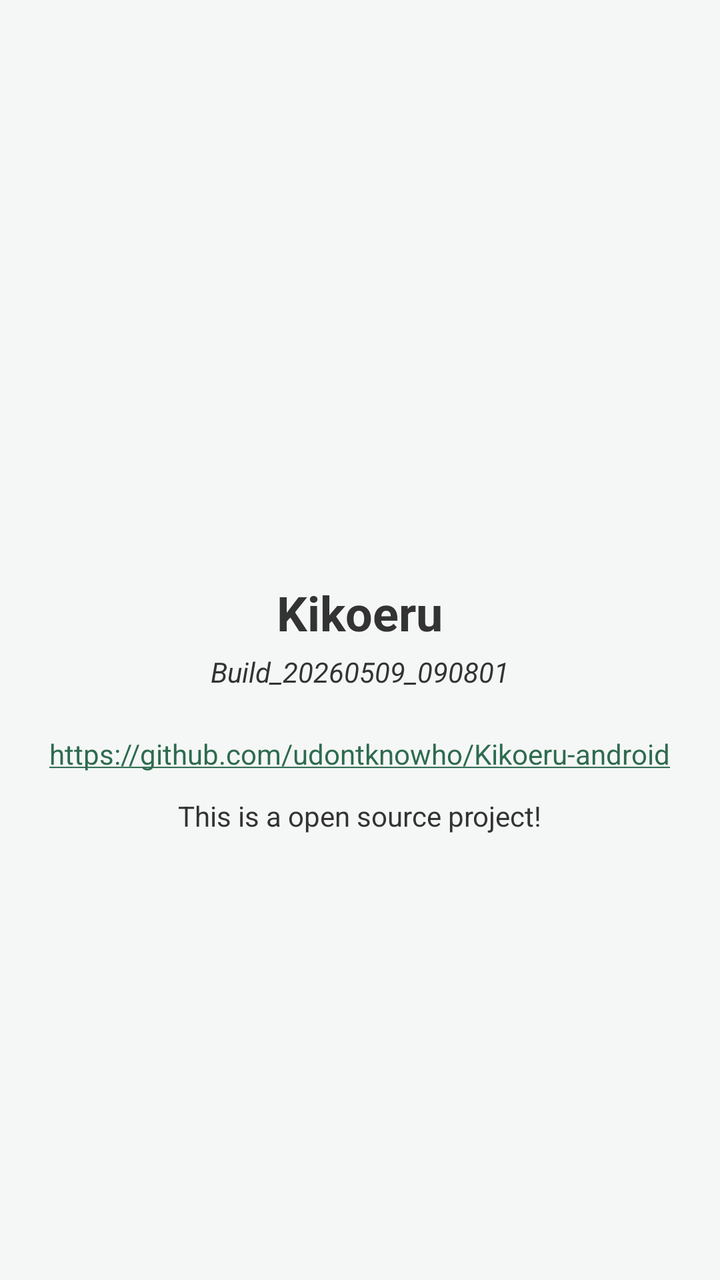
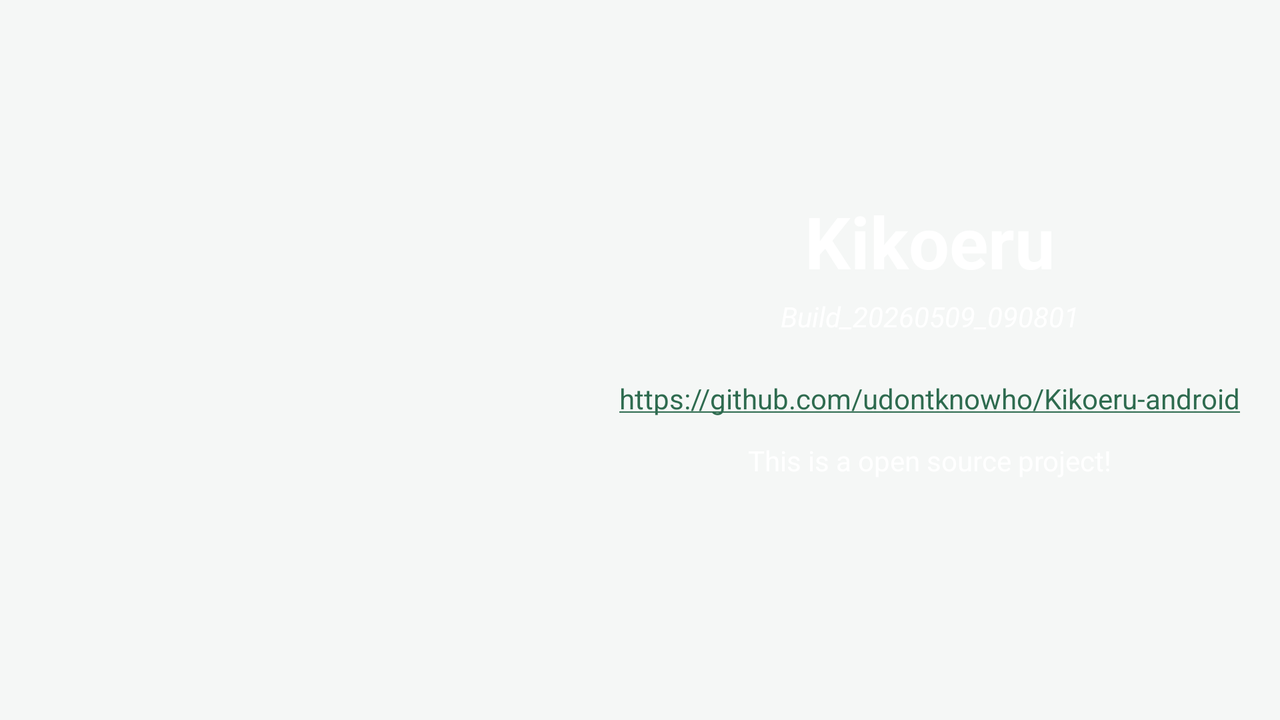

One screen, two layout resources from the same app: the default and the repository's alternative for another configuration. Each is rendered where Android would select it; the XML of both is given below.
<!-- AndroidManifest.xml: application theme Theme.Kikoeru -->
<!-- res/layout/activity_about.xml -->
<?xml version="1.0" encoding="utf-8"?>
<LinearLayout xmlns:android="http://schemas.android.com/apk/res/android"
    xmlns:app="http://schemas.android.com/apk/res-auto"
    xmlns:tools="http://schemas.android.com/tools"
    android:layout_width="match_parent"
    android:background="@color/screen_bg"
              android:orientation="vertical"
              android:gravity="center_horizontal"
    android:layout_height="match_parent">

    <ImageView
        android:id="@+id/imageView2"
        android:layout_marginTop="100dp"
        android:layout_width="190dp"
        android:layout_height="190dp"
        android:src="@mipmap/ic_launcher_foreground"
        />
    <TextView
            android:id="@+id/tvName"
            android:layout_width="wrap_content"
            android:layout_height="wrap_content"
            android:textColor="@color/ink_primary"
            android:layout_marginBottom="4dp"
            android:textStyle="bold"
            android:textSize="24sp"
            android:text="@string/app_name"
    />

    <TextView
            android:id="@+id/tvVer"
            android:layout_width="wrap_content"
            android:layout_height="wrap_content"
            android:textColor="@color/ink_primary"
            android:layout_marginBottom="22dp"
            android:textStyle="italic"
            android:text="Build_20260509_090801"
    />

    <TextView
        android:id="@+id/textView4"
        android:layout_width="wrap_content"
        android:layout_height="wrap_content"
        android:autoLink="web"
        android:layout_marginBottom="12dp"
        android:text="@string/project_kikoeru_android_url"
        />

    <TextView
        android:id="@+id/textView5"
        android:layout_width="wrap_content"
        android:layout_height="wrap_content"
        android:layout_marginBottom="24dp"
        android:text="@string/this_is_a_open_source_project"
        android:textColor="@color/ink_primary"
        android:autoLink="web"
        />

</LinearLayout>
<!-- resources referenced by this layout -->
<resources>
  <color name="ink_primary">#333333</color>
  <color name="screen_bg">#F5F7F6</color>
  <string name="app_name" translatable="false">Kikoeru</string>
  <string name="project_kikoeru_android_url" translatable="false">https://github.com/udontknowho/Kikoeru-android</string>
  <string name="this_is_a_open_source_project">This is a open source project!</string>
  <style name="Theme.Kikoeru" parent="Theme.Material3.DayNight.NoActionBar">
          
          <item name="colorPrimary">@color/accent</item>
          <item name="colorPrimaryVariant">@color/accent</item>
          <item name="colorOnPrimary">@color/white</item>
  
          
          <item name="colorSecondary">@color/accent</item>
  
          <item name="colorSecondaryVariant">@color/accent</item>
          <item name="colorOnSecondary">@android:color/holo_green_light</item>
  
          
          <item name="android:statusBarColor">@color/screen_bg</item>
          <item name="android:windowLightStatusBar">true</item>
  
          <item name="android:navigationBarColor">@color/screen_bg</item>
          <item name="android:windowLightNavigationBar">true</item>
          
          <item name="android:textColorPrimary">@color/ink_primary</item>
  
          
          <item name="android:colorBackground">@color/screen_bg</item>
          <item name="android:windowBackground">@color/screen_bg</item>
          <item name="colorSurface">@color/card_surface</item>
          <item name="colorOnSurface">@color/ink_primary</item>
      </style>
  <color name="accent">#2E6B4F</color>
  <color name="white">#FFFFFFFF</color>
  <color name="card_surface">#FFFFFF</color>
</resources>
<!-- res/layout-land/activity_about.xml (the repository's variant of the layout above) -->
<!-- drawn on the phone turned sideways -->
<?xml version="1.0" encoding="utf-8"?>
<LinearLayout xmlns:android="http://schemas.android.com/apk/res/android"
    xmlns:app="http://schemas.android.com/apk/res-auto"
    xmlns:tools="http://schemas.android.com/tools"
    android:layout_width="match_parent"
    android:background="@color/screen_bg"
              android:orientation="horizontal"
              android:gravity="center"
    android:layout_height="match_parent">
    <ImageView
            android:id="@+id/imageView2"
            android:layout_width="290dp"
            android:layout_height="290dp"
            android:src="@mipmap/ic_launcher_foreground"
    />

    <LinearLayout android:layout_width="0dp"
                  android:layout_height="match_parent"
                  android:layout_weight="1"
                  android:gravity="center"
                  android:orientation="vertical">
        <TextView
                android:id="@+id/tvName"
                android:layout_width="wrap_content"
                android:layout_height="wrap_content"
                android:textColor="?attr/colorOnPrimary"
                android:layout_marginBottom="4dp"
                android:textStyle="bold"
                android:textSize="36sp"
                android:text="@string/app_name"
        />

        <TextView
                android:id="@+id/tvVer"
                android:layout_width="wrap_content"
                android:layout_height="wrap_content"
                android:textColor="?attr/colorOnPrimary"
                android:layout_marginBottom="22dp"
                android:textStyle="italic"
                android:text="Build_20260509_090801"
        />

        <TextView
                android:id="@+id/textView4"
                android:layout_width="wrap_content"
                android:layout_height="wrap_content"
                android:autoLink="web"
                android:layout_marginBottom="12dp"
                android:text="@string/project_kikoeru_android_url"
        />

        <TextView
                android:id="@+id/textView5"
                android:layout_width="wrap_content"
                android:layout_height="wrap_content"
                android:layout_marginBottom="24dp"
                android:text="@string/this_is_a_open_source_project"
                android:textColor="?attr/colorOnPrimary"
                android:autoLink="web"
        />
    </LinearLayout>

</LinearLayout>
<!-- resources referenced by the variant -->
<!-- as the phone turned sideways resolves them -->
<resources>
  <color name="screen_bg">#F5F7F6</color>
  <string name="app_name" translatable="false">Kikoeru</string>
  <string name="project_kikoeru_android_url" translatable="false">https://github.com/udontknowho/Kikoeru-android</string>
  <string name="this_is_a_open_source_project">This is a open source project!</string>
  <style name="Theme.Kikoeru" parent="Theme.Material3.DayNight.NoActionBar">
          
          <item name="colorPrimary">@color/accent</item>
          <item name="colorPrimaryVariant">@color/accent</item>
          <item name="colorOnPrimary">@color/white</item>
  
          
          <item name="colorSecondary">@color/accent</item>
  
          <item name="colorSecondaryVariant">@color/accent</item>
          <item name="colorOnSecondary">@android:color/holo_green_light</item>
  
          
          <item name="android:statusBarColor">@color/screen_bg</item>
          <item name="android:windowLightStatusBar">true</item>
  
          <item name="android:navigationBarColor">@color/screen_bg</item>
          <item name="android:windowLightNavigationBar">true</item>
          
          <item name="android:textColorPrimary">@color/ink_primary</item>
  
          
          <item name="android:colorBackground">@color/screen_bg</item>
          <item name="android:windowBackground">@color/screen_bg</item>
          <item name="colorSurface">@color/card_surface</item>
          <item name="colorOnSurface">@color/ink_primary</item>
      </style>
  <color name="accent">#2E6B4F</color>
  <color name="white">#FFFFFFFF</color>
  <color name="ink_primary">#333333</color>
  <color name="card_surface">#FFFFFF</color>
</resources>
